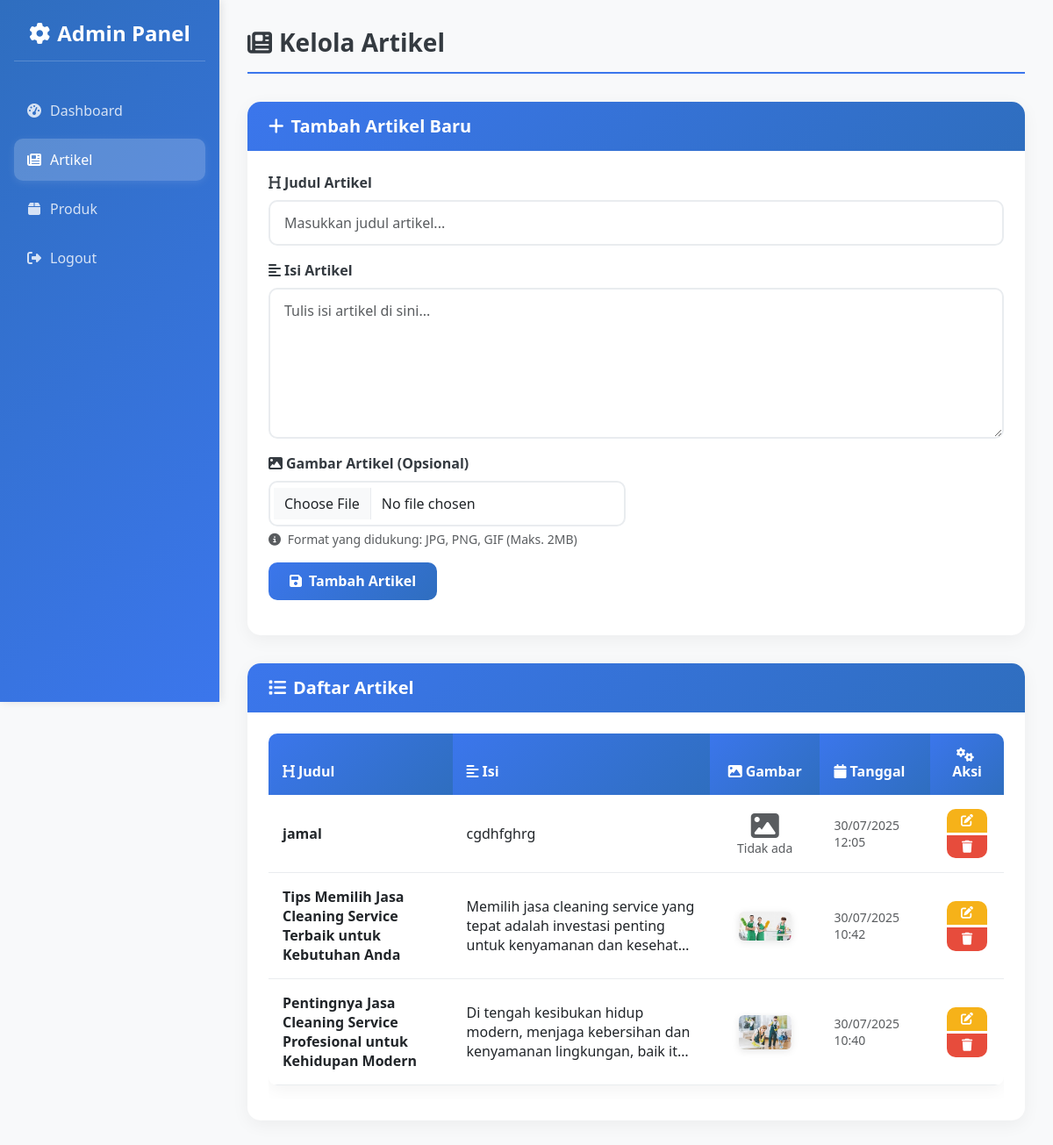
/admin/artikel/index.php (signed in), run on the app's committed database.
### tables this page shows
CREATE TABLE `artikel` (
  `id` int NOT NULL,
  `judul` varchar(255) NOT NULL,
  `isi` text NOT NULL,
  `gambar` varchar(255) DEFAULT NULL,
  `tanggal_dibuat` datetime DEFAULT CURRENT_TIMESTAMP
);

### controllers/ArtikelController.php (called while the page is built, shortened)
<?php
require_once __DIR__ . '/../models/Artikel.php';
class ArtikelController {
    private $artikelModel;
    public function __construct($koneksi) {
        $this->artikelModel = new Artikel($koneksi);
    }
    public function tampilkanSemua() {
        return $this->artikelModel->getAll();
    }
}
?>

### models/Artikel.php (called while the page is built, shortened)
<?php
class Artikel {
    private $conn;
    private $table_name = "artikel";
    public function __construct($db) {
        $this->conn = $db;
    }
    public function getAll() {
        $query = "SELECT id, judul, isi, gambar, tanggal_dibuat FROM " . $this->table_name . " ORDER BY tanggal_dibuat DESC";
        $result = $this->conn->query($query);
        return $result;
    }
}
?>

### admin/artikel/index.php (the view, shortened to what this page needs)
<?php
include_once '../navbar.php';
require_once '../../koneksi/koneksi.php';
require_once '../../controllers/ArtikelController.php';
$controller = new ArtikelController($koneksi);
$data = $controller->tampilkanSemua();
?>
<!DOCTYPE html>
<html lang="id">
<head>
    <link href="https://cdn.jsdelivr.net/npm/bootstrap@5.3.0/dist/css/bootstrap.min.css" rel="stylesheet">
    <link rel="stylesheet" href="https://cdnjs.cloudflare.com/ajax/libs/font-awesome/6.4.0/css/all.min.css">
</head>
<body>
    <div class="sidebar">
        <div class="brand">
            <h4><i class="fas fa-cog me-2"></i>Admin Panel</h4>
        </div>
        <nav>
            <a class="nav-link" href="../dashboard.php">
                <i class="fas fa-tachometer-alt"></i>
                Dashboard
            </a>
            <a class="nav-link active" href="index.php">
                <i class="fas fa-newspaper"></i>
                Artikel
            </a>
            <a class="nav-link" href="produk.php">
                <i class="fas fa-box"></i>
                Produk
            </a>
            <a class="nav-link" href="../keluar.php">
                <i class="fas fa-sign-out-alt"></i>
                Logout
            </a>
        </nav>
    </div>
    <div class="main-content fade-in">
        <div class="page-header">
            <h3><i class="fas fa-newspaper me-2"></i>Kelola Artikel</h3>
        </div>
        <div class="card">
            <div class="card-header">
                <h5><i class="fas fa-plus me-2"></i>Tambah Artikel Baru</h5>
            </div>
            <div class="card-body">
                <form method="post" enctype="multipart/form-data">
                    <div class="row">
                        <div class="col-md-12 mb-3">
                            <label for="judul_add" class="form-label">
                                <i class="fas fa-heading me-1"></i>Judul Artikel
                            </label>
                            <input type="text"
                                   name="judul"
                                   id="judul_add"
                                   class="form-control"
                                   placeholder="Masukkan judul artikel..."
                                   required>
                        </div>
                    </div>
                    <div class="row">
                        <div class="col-md-12 mb-3">
                            <label for="isi_add" class="form-label">
                                <i class="fas fa-align-left me-1"></i>Isi Artikel
                            </label>
                            <textarea name="isi"
                                      id="isi_add"
                                      class="form-control"
                                      rows="6"
                                      placeholder="Tulis isi artikel di sini..."
                                      required></textarea>
                        </div>
                    </div>
                    <div class="row">
                        <div class="col-md-6 mb-3">
                            <label for="gambar_add" class="form-label">
                                <i class="fas fa-image me-1"></i>Gambar Artikel (Opsional)
                            </label>
                            <input type="file"
                                   name="gambar"
                                   id="gambar_add"
                                   class="form-control"
                                   accept="image/*">
                            <div class="form-text">
                                <i class="fas fa-info-circle me-1"></i>
                                Format yang didukung: JPG, PNG, GIF (Maks. 2MB)
                            </div>
                        </div>
                    </div>
                    <div class="row">
                        <div class="col-12">
                            <button type="submit" class="btn btn-primary">
                                <i class="fas fa-save me-2"></i>Tambah Artikel
                            </button>
                        </div>
                    </div>
                </form>
            </div>
        </div>
        <div class="card">
            <div class="card-header">
                <h5><i class="fas fa-list me-2"></i>Daftar Artikel</h5>
            </div>
            <div class="card-body">
                <div class="table-responsive">
                    <table class="table table-hover">
                        <thead>
                            <tr>
                                <th style="width: 25%;">
                                    <i class="fas fa-heading me-1"></i>Judul
                                </th>
                                <th style="width: 35%;">
                                    <i class="fas fa-align-left me-1"></i>Isi
                                </th>
                                <th style="width: 15%;" class="text-center">
                                    <i class="fas fa-image me-1"></i>Gambar
                                </th>
                                <th style="width: 15%;">
                                    <i class="fas fa-calendar me-1"></i>Tanggal
                                </th>
                                <th style="width: 10%;" class="text-center">
                                    <i class="fas fa-cogs me-1"></i>Aksi
                                </th>
                            </tr>
                        </thead>
                        <tbody>
                            <?php if ($data && $data->num_rows > 0): ?>
                                <?php while ($row = $data->fetch_assoc()): ?>
                                    <tr>
                                        <td>
                                            <strong><?= htmlspecialchars($row['judul'] ?? '') ?></strong>
                                        </td>
                                        <td>
                                            <div class="text-truncate-3">
                                                <?= nl2br(htmlspecialchars(substr($row['isi'] ?? '', 0, 150))) ?>
                                            </div>
                                        </td>
                                        <td class="text-center">
                                            <?php if (!empty($row['gambar'])): ?>
                                                <img src="../../uploads/<?= htmlspecialchars($row['gambar']) ?>"
                                                     width="60"
                                                     height="60"
                                                     class="article-image rounded"
                                                     style="object-fit: cover;"
                                                     alt="Gambar Artikel">
                                            <?php else: ?>
                                                <div class="text-muted">
                                                    <i class="fas fa-image fa-2x"></i>
                                                    <br><small>Tidak ada</small>
                                                </div>
                                            <?php endif; ?>
                                        </td>
                                        <td>
                                            <small class="text-muted">
                                                <?= date('d/m/Y H:i', strtotime($row['tanggal_dibuat'] ?? '')) ?>
                                            </small>
                                        </td>
                                        <td>
                                            <div class="btn-group-vertical d-grid gap-1">
                                                <button type="button"
                                                        class="btn btn-warning btn-sm"
                                                        data-bs-toggle="modal"
                                                        data-bs-target="#editArtikelModal"
                                                        data-id="<?= htmlspecialchars($row['id'] ?? '') ?>"
                                                        data-judul="<?= htmlspecialchars($row['judul'] ?? '') ?>"
                                                        data-isi="<?= htmlspecialchars($row['isi'] ?? '') ?>"
                                                        data-gambar="<?= htmlspecialchars($row['gambar'] ?? '') ?>"
                                                        title="Edit Artikel">
                                                    <i class="fas fa-edit"></i>
                                                </button>
                                                <a href="?action=delete&id=<?= htmlspecialchars($row['id'] ?? '') ?>"
                                                   class="btn btn-danger btn-sm"
                                                   onclick="return confirm('Apakah Anda yakin ingin menghapus artikel ini?');"
                                                   title="Hapus Artikel">
                                                    <i class="fas fa-trash"></i>
                                                </a>
                                            </div>
                                        </td>
                                    </tr>
                                <?php endwhile; ?>
                            <?php endif; ?>
                        </tbody>
                    </table>
                </div>
            </div>
        </div>
    </div>
</body>
</html>

### admin/artikel/index.php (style rules this page uses)
:root { --primary-color: #3b76ec; --secondary-color: #2f6ebf; --success-color: #1ec6c9; --warning-color: #f6b219; --danger-color: #e74c3c; --light-color: #f8f9fa; --dark-color: #343a40; --sidebar-width: 250px; --border-radius: 15px; --box-shadow: 0 5px 20px rgba(0,0,0,0.05); }
body { background-color: var(--light-color); font-family: 'Segoe UI', Tahoma, Geneva, Verdana, sans-serif; margin-left: var(--sidebar-width); padding: 0; min-height: 100vh; }
.sidebar { width: var(--sidebar-width); min-height: 100vh; background: linear-gradient(135deg, var(--secondary-color), var(--primary-color)); color: white; position: fixed; top: 0; left: 0; z-index: 1000; padding: 1.5rem 1rem; box-shadow: 2px 0 10px rgba(0,0,0,0.1); }
.sidebar .brand { text-align: center; margin-bottom: 2rem; padding-bottom: 1rem; border-bottom: 1px solid rgba(255,255,255,0.2); }
.sidebar .brand h4 { margin: 0; font-weight: 600; color: white; }
.sidebar .nav-link { color: rgba(255, 255, 255, 0.8); padding: 12px 15px; border-radius: 10px; display: flex; align-items: center; margin-bottom: 8px; text-decoration: none; transition: all 0.3s ease; font-weight: 500; }
.sidebar .nav-link.active { background-color: rgba(255, 255, 255, 0.2); color: white; box-shadow: 0 2px 10px rgba(255,255,255,0.1); }
.sidebar .nav-link i { margin-right: 10px; width: 16px; text-align: center; }
.main-content { padding: 2rem; min-height: 100vh; }
.page-header { margin-bottom: 2rem; padding-bottom: 1rem; border-bottom: 2px solid var(--primary-color); }
.page-header h3 { color: var(--dark-color); font-weight: 600; margin: 0; }
.card { border-radius: var(--border-radius); box-shadow: var(--box-shadow); border: none; margin-bottom: 2rem; }
.card-header { background: linear-gradient(135deg, var(--primary-color), var(--secondary-color)); color: white; border-radius: var(--border-radius) var(--border-radius) 0 0 !important; padding: 1rem 1.5rem; border: none; }
.card-header h5 { margin: 0; font-weight: 600; }
.card-body { padding: 1.5rem; }
.form-label { font-weight: 600; color: var(--dark-color); margin-bottom: 0.5rem; }
.form-control { border-radius: 10px; border: 2px solid #e9ecef; padding: 0.75rem 1rem; transition: all 0.3s ease; }
.btn { border-radius: 10px; padding: 0.6rem 1.5rem; font-weight: 600; transition: all 0.3s ease; }
.btn-primary { background: linear-gradient(135deg, var(--primary-color), var(--secondary-color)); border: none; }
.btn-warning { background-color: var(--warning-color); border: none; color: white; }
.btn-danger { background-color: var(--danger-color); border: none; }
.btn-sm { padding: 0.4rem 1rem; font-size: 0.875rem; }
.table { border-radius: 10px; overflow: hidden; box-shadow: var(--box-shadow); }
.table thead th { background: linear-gradient(135deg, var(--primary-color), var(--secondary-color)); color: white; border: none; font-weight: 600; padding: 1rem; }
.table tbody td { padding: 1rem; vertical-align: middle; border-bottom: 1px solid #e9ecef; }
.article-image { border-radius: 8px; box-shadow: 0 2px 8px rgba(0,0,0,0.1); max-width: 100%; height: auto; }
.text-truncate-3 { display: -webkit-box; -webkit-line-clamp: 3; -webkit-box-orient: vertical; overflow: hidden; }
.fade-in { animation: fadeIn 0.5s ease-in; }

### data on the page
artikel: judul "jamal", isi "cgdhfghrg", shows "Tidak ada", tanggal_dibuat "30/07/2025 12:05"
artikel: judul "Tips Memilih Jasa Cleaning Service Terbaik untuk Kebutuhan Anda", isi "Memilih jasa cleaning service yang tepat adalah investasi penting untuk kenyamanan dan…", gambar (picture), tanggal_dibuat "30/07/2025 10:42"
artikel: judul "Pentingnya Jasa Cleaning Service Profesional untuk Kehidupan Modern", isi "Di tengah kesibukan hidup modern, menjaga kebersihan dan kenyamanan lingkungan, baik…", gambar (picture), tanggal_dibuat "30/07/2025 10:40"
